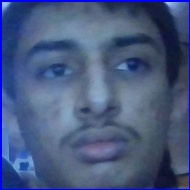
#> input picture Tagging/FacialRecognitionProject/dataset/User.1.1.jpg, 190 x 190 px, given in place of the camera
$ python detector.py
#> lines starting #> are read from the running program, lines starting #| are printed output that depends on the picture; after the words box and inside, x2 and y2 are one past the last pixel; in counts of white or black regions, pixels touching at a corner belong together
### Tagging/FacialRecognitionProject/facesnapshotrecog.py
import cv2
import numpy as np
import os

def do_everything():
    v = open("namesofviolators.txt", 'w')
    recognizer = cv2.face.LBPHFaceRecognizer_create()
    recognizer.read('trainer/trainer.yml')
    cascadePath = "Cascades/haarcascade_frontalface_default.xml"
    faceCascade = cv2.CascadeClassifier(cascadePath);
    font = cv2.FONT_HERSHEY_SIMPLEX
    #iniciate id counter
    id = 0
    # names related to ids: example ==> Marcelo: id=1,  etc
    names = ['None', 'Aditya', "Rohan", "Kohav"]
    # Initialize and start realtime video capture

    for pic in sorted(os.listdir("Violators")):
        img = cv2.imread("Violators/" + pic)
        # Define min window size to be recognized as a face

        minW = img.shape[0]
        minH = img.shape[1]
        #ret, img =cam.read()
        gray = cv2.cvtColor(img,cv2.COLOR_BGR2GRAY)

        faces = faceCascade.detectMultiScale(
            gray,
            scaleFactor = 1.2,
            minNeighbors = 5,
            minSize = (int(minW), int(minH)),
           )
        for(x,y,w,h) in faces:
            cv2.rectangle(img, (x,y), (x+w,y+h), (0,255,0), 2)
            id, confidence = recognizer.predict(gray[y:y+h,x:x+w])

            # If confidence is less them 100 ==> "0" : perfect match
            if (confidence < 100):
                id = names[id]
                confidence = "  {0}%".format(round(100 - confidence))
            else:
                id = "unknown"
                confidence = "  {0}%".format(round(100 - confidence))

            #cv2.putText(
            #            img,
            #            str(id),
            #            (x+5,y-5),
            #            font,
            #            1,
            #            (255,255,255),
            #            2
            #           )
            #cv2.putText(
            #            img,
            #            str(confidence),
            #            (x+5,y+h-5),
            #            font,
            #            1,
            #            (255,255,0),
            #            1
            #           )
        v.write(str(id) + "\n")


### Tagging/FacialRecognitionProject/detector.py
import time
import numpy as np
import cv2
import random
import facesnapshotrecog
import opening

face_cascade = cv2.CascadeClassifier('Cascades/haarcascade_frontalface_default.xml')
eye_cascade = cv2.CascadeClassifier('Cascades/haarcascade_eye.xml')
mouth_cascade = cv2.CascadeClassifier('Cascades/haarcascade_mcs_mouth.xml')
upper_body = cv2.CascadeClassifier('Cascades/haarcascade_upperbody.xml')


# Adjust threshold value in range 80 to 105 based on your light.
bw_threshold = 80

# User message
font = cv2.FONT_HERSHEY_SIMPLEX
org = (30, 30)
weared_mask_font_color = (255, 255, 255)
not_weared_mask_font_color = (0, 0, 255)
thickness = 2
font_scale = 1
weared_mask = "Masked"
not_weared_mask = "VIOLATOR"

# Read video
cap = cv2.VideoCapture(0)
i = 0
while 1:
    i+=1
    # Get individual frame
    ret, img = cap.read()
#> img is the input picture: shape (190, 190, 3); mean B, G, R 128.5, 88.9, 71.5
    img = cv2.flip(img,1)

    # Convert Image into gray
    gray = cv2.cvtColor(img, cv2.COLOR_BGR2GRAY)
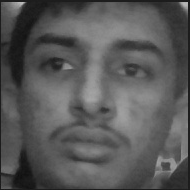
#> gray: shape (190, 190); min 14, max 190, mean 88.2

    # Convert image in black and white
    (thresh, black_and_white) = cv2.threshold(gray, bw_threshold, 255, cv2.THRESH_BINARY)
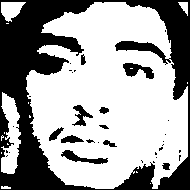
#> black_and_white: shape (190, 190); 63.2% white; 34 black regions (23 under 20 px), largest, box (x1, y1, x2, y2) and area: (0, 0, 190, 190) 12080, (123, 63, 154, 79) 273, (61, 150, 108, 164) 250
#> thresh = 80
    #cv2.imshow('black_and_white', black_and_white)

    # detect face
    faces = face_cascade.detectMultiScale(gray, 1.1, 4)
#> faces = [[8, 10, 168, 168]]

    # Face prediction for black and white
    faces_bw = face_cascade.detectMultiScale(black_and_white, 1.1, 4)
#> faces_bw = [[110, 50, 59, 59], [12, 6, 178, 178]]


    if(len(faces) == 0 and len(faces_bw) == 0):
        cv2.putText(img, "No face found...", org, font, font_scale, weared_mask_font_color, thickness, cv2.LINE_AA)
    elif(len(faces) == 0 and len(faces_bw) == 1):
        # It has been observed that for white mask covering mouth, with gray image face prediction is not happening
        cv2.putText(img, weared_mask, org, font, font_scale, weared_mask_font_color, thickness, cv2.LINE_AA)
    else:
        # Draw rectangle on gace
        for (x, y, w, h) in faces:
            cv2.rectangle(img, (x, y), (x + w, y + h), (255, 255, 255), 2)
            roi_gray = gray[y:y + h, x:x + w]
            roi_color = img[y:y + h, x:x + w]


            # Detect lips counters
            mouth_rects = mouth_cascade.detectMultiScale(gray, 1.5, 5)
#> this loop made 1 pass
#> (x, y, w, h, mouth_rects) on pass 1: (8, 10, 168, 168, [[46, 127, 84, 51]])
#> pass 1, `roi_gray = gray[y:y + h, x:x + w]`:
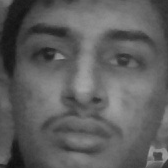
#> roi_gray: shape (168, 168); min 14, max 165, mean 94.1
#> pass 1, `roi_color = img[y:y + h, x:x + w]`:
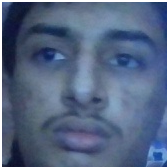
#> roi_color: shape (168, 168, 3); mean B, G, R 131.7, 102.2, 85
#> after the loop:
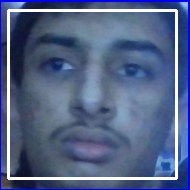
#> img: shape (190, 190, 3); mean B, G, R 136.4, 98.8, 82.4

        # Face detected but Lips not detected which means person is wearing mask
        if(len(mouth_rects) == 0):
            cv2.putText(img, weared_mask, org, font, font_scale, weared_mask_font_color, thickness, cv2.LINE_AA)
        else:
            for (mx, my, mw, mh) in mouth_rects:

                if (y < my < y + h):
                    # Face and Lips are detected but lips coordinates are within face cordinates which `means lips prediction is true and
                    # person is not waring mask
                    cv2.putText(img, not_weared_mask, org, font, font_scale, not_weared_mask_font_color, thickness, cv2.LINE_AA)
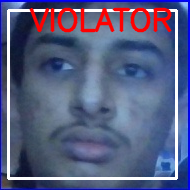
#> img: shape (190, 190, 3); 5.13% of pixels changed, all inside (x1, y1, x2, y2) = (29, 7, 172, 33)
                    cv2.imwrite("Violators/User." + str(i) + ".jpg", img[y:y+h, x:x+w])
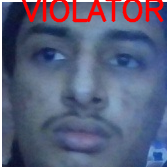
#> saved as User.1.jpg: shape (168, 168, 3); mean B, G, R 125.7, 97.2, 91.3
#> (the run stopped early here; a loop or call above may not have finished)

$ run again, on Tagging/FacialRecognitionProject/dataset/User.1.10.jpg
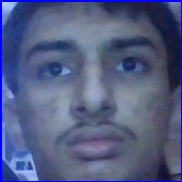
#> input picture Tagging/FacialRecognitionProject/dataset/User.1.10.jpg, 182 x 182 px, given in place of the camera
#> img is the input picture: shape (182, 182, 3); mean B, G, R 131.5, 92.4, 82.2
#> `(thresh, black_and_white) = cv2.threshold(gray, bw_threshold, 255, cv2..`:
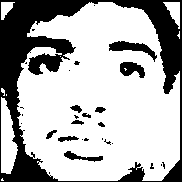
#> black_and_white: shape (182, 182); 69.7% white; 29 black regions (18 under 20 px), largest, box (x1, y1, x2, y2) and area: (0, 0, 182, 182) 8798, (109, 41, 157, 62) 374, (120, 62, 145, 78) 264
#> thresh = 80
#> faces = [[7, 7, 164, 164]]
#> faces_bw = [[97, 22, 70, 70], [6, 4, 168, 168]]
#> the loop `for (x, y, w, h) in faces:` made 1 pass
#> (x, y, w, h, mouth_rects) on pass 1: (7, 7, 164, 164, [[44, 124, 84, 51]])
#> `cv2.imwrite("Violators/User." + str(i) + ".jpg", img[y:y+h, x:x+w])`:
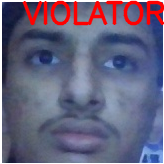
#> saved as User.1.jpg: shape (164, 164, 3); mean B, G, R 126.7, 99.2, 102.2

$ run again, on Tagging/FacialRecognitionProject/dataset/User.1.12.jpg
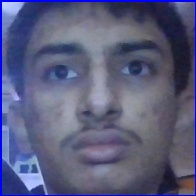
#> input picture Tagging/FacialRecognitionProject/dataset/User.1.12.jpg, 196 x 196 px, given in place of the camera
#> img is the input picture: shape (196, 196, 3); mean B, G, R 125.7, 92.1, 89.9
#> `(thresh, black_and_white) = cv2.threshold(gray, bw_threshold, 255, cv2..`:
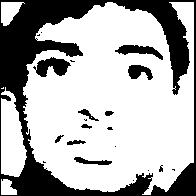
#> black_and_white: shape (196, 196); 69.3% white; 21 black regions (11 under 20 px), largest, box (x1, y1, x2, y2) and area: (0, 0, 196, 196) 10337, (33, 57, 71, 77) 437, (115, 45, 163, 60) 332
#> thresh = 80
#> faces = [[12, 7, 165, 165]]
#> faces_bw = [[10, 2, 176, 176]]
#> the loop `for (x, y, w, h) in faces:` made 1 pass
#> (x, y, w, h, mouth_rects) on pass 1: (12, 7, 165, 165, [[53, 129, 84, 51], [31, 116, 127, 76]])
#> `cv2.imwrite("Violators/User." + str(i) + ".jpg", img[y:y+h, x:x+w])`:
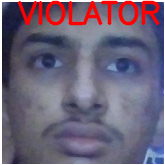
#> saved as User.1.jpg: shape (165, 165, 3); mean B, G, R 121.1, 99.8, 110.5
